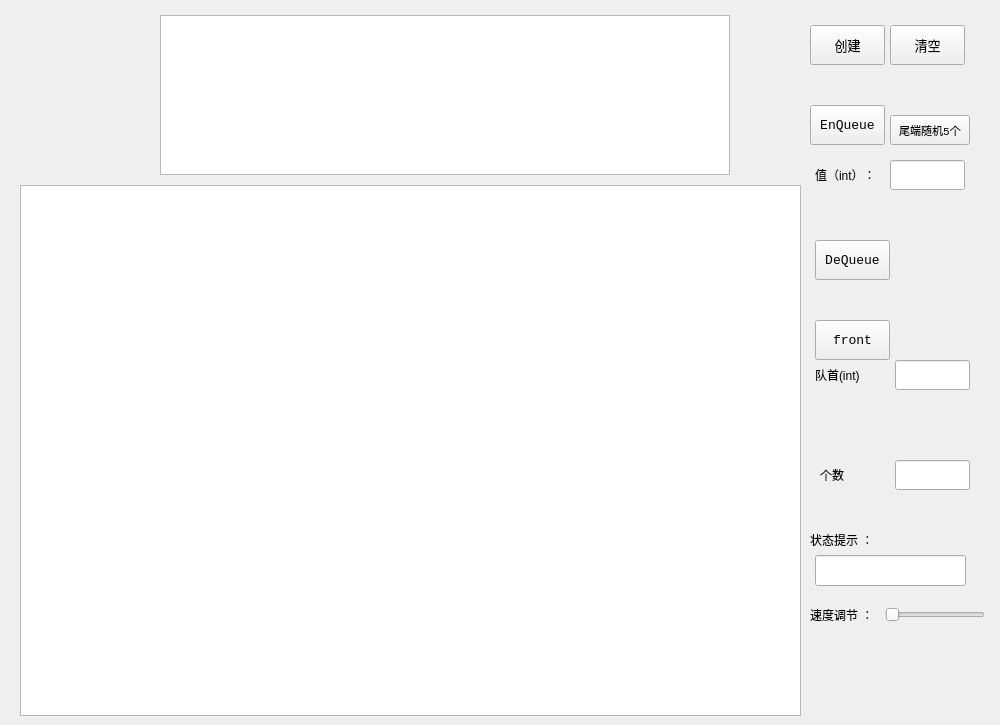
<?xml version="1.0" encoding="UTF-8"?>
<ui version="4.0">
 <class>MyCQueue</class>
 <widget class="QWidget" name="MyCQueue">
  <property name="geometry">
   <rect>
    <x>0</x>
    <y>0</y>
    <width>1000</width>
    <height>725</height>
   </rect>
  </property>
  <property name="windowTitle">
   <string>Form</string>
  </property>
  <widget class="QGraphicsView" name="graphicsView">
   <property name="geometry">
    <rect>
     <x>20</x>
     <y>185</y>
     <width>781</width>
     <height>531</height>
    </rect>
   </property>
  </widget>
  <widget class="QLabel" name="labelLocateValue">
   <property name="geometry">
    <rect>
     <x>815</x>
     <y>360</y>
     <width>66</width>
     <height>30</height>
    </rect>
   </property>
   <property name="sizePolicy">
    <sizepolicy hsizetype="Minimum" vsizetype="Minimum">
     <horstretch>0</horstretch>
     <verstretch>0</verstretch>
    </sizepolicy>
   </property>
   <property name="minimumSize">
    <size>
     <width>60</width>
     <height>30</height>
    </size>
   </property>
   <property name="text">
    <string>队首(int)</string>
   </property>
  </widget>
  <widget class="QLabel" name="labelTimeControl">
   <property name="geometry">
    <rect>
     <x>810</x>
     <y>600</y>
     <width>75</width>
     <height>30</height>
    </rect>
   </property>
   <property name="sizePolicy">
    <sizepolicy hsizetype="Minimum" vsizetype="Minimum">
     <horstretch>0</horstretch>
     <verstretch>0</verstretch>
    </sizepolicy>
   </property>
   <property name="minimumSize">
    <size>
     <width>60</width>
     <height>30</height>
    </size>
   </property>
   <property name="text">
    <string>速度调节 ：</string>
   </property>
  </widget>
  <widget class="QSlider" name="horizontalSlider">
   <property name="geometry">
    <rect>
     <x>885</x>
     <y>605</y>
     <width>100</width>
     <height>20</height>
    </rect>
   </property>
   <property name="mouseTracking">
    <bool>true</bool>
   </property>
   <property name="orientation">
    <enum>Qt::Horizontal</enum>
   </property>
  </widget>
  <widget class="QPushButton" name="pushButtonDelete">
   <property name="geometry">
    <rect>
     <x>815</x>
     <y>240</y>
     <width>75</width>
     <height>40</height>
    </rect>
   </property>
   <property name="minimumSize">
    <size>
     <width>0</width>
     <height>20</height>
    </size>
   </property>
   <property name="font">
    <font>
     <family>Consolas</family>
     <pointsize>10</pointsize>
    </font>
   </property>
   <property name="text">
    <string>DeQueue</string>
   </property>
  </widget>
  <widget class="QLineEdit" name="lineEditState">
   <property name="geometry">
    <rect>
     <x>815</x>
     <y>555</y>
     <width>151</width>
     <height>31</height>
    </rect>
   </property>
   <property name="sizePolicy">
    <sizepolicy hsizetype="Fixed" vsizetype="Fixed">
     <horstretch>0</horstretch>
     <verstretch>0</verstretch>
    </sizepolicy>
   </property>
   <property name="minimumSize">
    <size>
     <width>60</width>
     <height>30</height>
    </size>
   </property>
  </widget>
  <widget class="QPushButton" name="pushButtonInsert">
   <property name="geometry">
    <rect>
     <x>810</x>
     <y>105</y>
     <width>75</width>
     <height>40</height>
    </rect>
   </property>
   <property name="minimumSize">
    <size>
     <width>0</width>
     <height>20</height>
    </size>
   </property>
   <property name="font">
    <font>
     <family>Consolas</family>
     <pointsize>10</pointsize>
    </font>
   </property>
   <property name="text">
    <string>EnQueue</string>
   </property>
  </widget>
  <widget class="QPushButton" name="pushButtonClear">
   <property name="geometry">
    <rect>
     <x>890</x>
     <y>25</y>
     <width>75</width>
     <height>40</height>
    </rect>
   </property>
   <property name="minimumSize">
    <size>
     <width>0</width>
     <height>20</height>
    </size>
   </property>
   <property name="font">
    <font>
     <family>Consolas</family>
     <pointsize>10</pointsize>
    </font>
   </property>
   <property name="text">
    <string>清空</string>
   </property>
  </widget>
  <widget class="QLineEdit" name="lineEditLocate">
   <property name="geometry">
    <rect>
     <x>895</x>
     <y>360</y>
     <width>75</width>
     <height>30</height>
    </rect>
   </property>
   <property name="sizePolicy">
    <sizepolicy hsizetype="Fixed" vsizetype="Fixed">
     <horstretch>0</horstretch>
     <verstretch>0</verstretch>
    </sizepolicy>
   </property>
   <property name="minimumSize">
    <size>
     <width>60</width>
     <height>30</height>
    </size>
   </property>
  </widget>
  <widget class="QLineEdit" name="lineEditnumber">
   <property name="geometry">
    <rect>
     <x>895</x>
     <y>460</y>
     <width>75</width>
     <height>30</height>
    </rect>
   </property>
   <property name="sizePolicy">
    <sizepolicy hsizetype="Fixed" vsizetype="Fixed">
     <horstretch>0</horstretch>
     <verstretch>0</verstretch>
    </sizepolicy>
   </property>
   <property name="minimumSize">
    <size>
     <width>60</width>
     <height>30</height>
    </size>
   </property>
  </widget>
  <widget class="QPushButton" name="pushButtonRandomInsert5">
   <property name="geometry">
    <rect>
     <x>890</x>
     <y>115</y>
     <width>80</width>
     <height>30</height>
    </rect>
   </property>
   <property name="minimumSize">
    <size>
     <width>0</width>
     <height>20</height>
    </size>
   </property>
   <property name="font">
    <font>
     <family>Consolas</family>
     <pointsize>8</pointsize>
    </font>
   </property>
   <property name="text">
    <string>尾端随机5个</string>
   </property>
  </widget>
  <widget class="QPushButton" name="pushButtonInit">
   <property name="geometry">
    <rect>
     <x>810</x>
     <y>25</y>
     <width>75</width>
     <height>40</height>
    </rect>
   </property>
   <property name="minimumSize">
    <size>
     <width>0</width>
     <height>20</height>
    </size>
   </property>
   <property name="font">
    <font>
     <family>Consolas</family>
     <pointsize>10</pointsize>
    </font>
   </property>
   <property name="text">
    <string>创建</string>
   </property>
  </widget>
  <widget class="QLabel" name="labelInsertValue">
   <property name="geometry">
    <rect>
     <x>815</x>
     <y>160</y>
     <width>66</width>
     <height>30</height>
    </rect>
   </property>
   <property name="sizePolicy">
    <sizepolicy hsizetype="Minimum" vsizetype="Minimum">
     <horstretch>0</horstretch>
     <verstretch>0</verstretch>
    </sizepolicy>
   </property>
   <property name="minimumSize">
    <size>
     <width>60</width>
     <height>30</height>
    </size>
   </property>
   <property name="text">
    <string>值（int）：</string>
   </property>
  </widget>
  <widget class="QTextBrowser" name="textBrowser">
   <property name="geometry">
    <rect>
     <x>160</x>
     <y>15</y>
     <width>570</width>
     <height>160</height>
    </rect>
   </property>
  </widget>
  <widget class="QLabel" name="labelState">
   <property name="geometry">
    <rect>
     <x>810</x>
     <y>525</y>
     <width>60</width>
     <height>30</height>
    </rect>
   </property>
   <property name="sizePolicy">
    <sizepolicy hsizetype="Minimum" vsizetype="Minimum">
     <horstretch>0</horstretch>
     <verstretch>0</verstretch>
    </sizepolicy>
   </property>
   <property name="minimumSize">
    <size>
     <width>60</width>
     <height>30</height>
    </size>
   </property>
   <property name="text">
    <string>状态提示 ：</string>
   </property>
  </widget>
  <widget class="QLineEdit" name="lineEditInsert">
   <property name="geometry">
    <rect>
     <x>890</x>
     <y>160</y>
     <width>75</width>
     <height>30</height>
    </rect>
   </property>
   <property name="sizePolicy">
    <sizepolicy hsizetype="Fixed" vsizetype="Fixed">
     <horstretch>0</horstretch>
     <verstretch>0</verstretch>
    </sizepolicy>
   </property>
   <property name="minimumSize">
    <size>
     <width>60</width>
     <height>30</height>
    </size>
   </property>
  </widget>
  <widget class="QPushButton" name="pushButtonLocate">
   <property name="geometry">
    <rect>
     <x>815</x>
     <y>320</y>
     <width>75</width>
     <height>40</height>
    </rect>
   </property>
   <property name="minimumSize">
    <size>
     <width>0</width>
     <height>20</height>
    </size>
   </property>
   <property name="font">
    <font>
     <family>Consolas</family>
     <pointsize>10</pointsize>
    </font>
   </property>
   <property name="text">
    <string>front</string>
   </property>
  </widget>
  <widget class="QLabel" name="labelnumber">
   <property name="geometry">
    <rect>
     <x>820</x>
     <y>460</y>
     <width>66</width>
     <height>30</height>
    </rect>
   </property>
   <property name="sizePolicy">
    <sizepolicy hsizetype="Minimum" vsizetype="Minimum">
     <horstretch>0</horstretch>
     <verstretch>0</verstretch>
    </sizepolicy>
   </property>
   <property name="minimumSize">
    <size>
     <width>60</width>
     <height>30</height>
    </size>
   </property>
   <property name="text">
    <string>个数</string>
   </property>
  </widget>
 </widget>
 <resources/>
 <connections/>
</ui>
